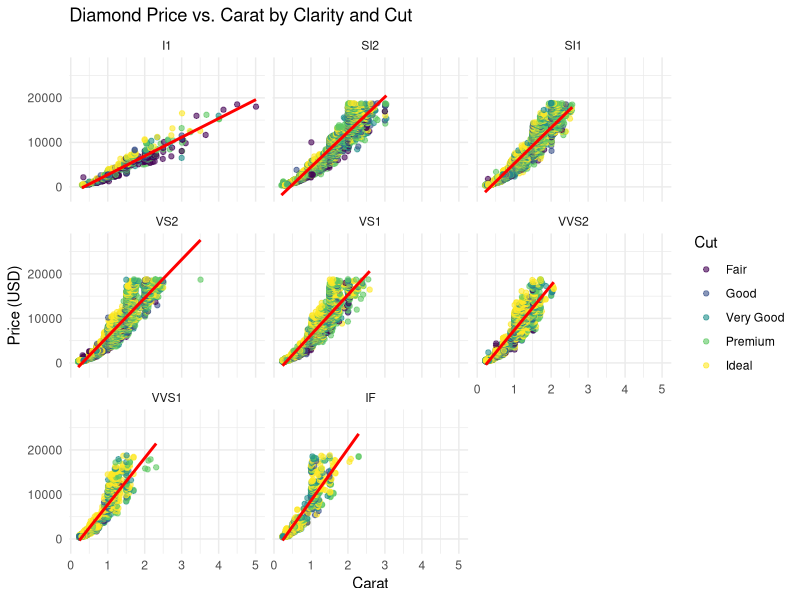

Write the R code that produced this figure.
## ---- chunk 1
library(tidyverse)
library(viridis)

# Using diamonds dataset from ggplot2
data("diamonds")
## ---- chunk 2
# Initial Plot: Price, Carat, and Clarity (facet by clarity)
ggplot(diamonds, aes(x = carat, y = price, color = cut)) +
  geom_point(alpha = 0.6, size = 1.5) +
  facet_wrap(~ clarity) +
  labs(title = "Diamond Price vs. Carat by Clarity and Cut",
       x = "Carat",
       y = "Price (USD)",
       color = "Cut") +
  geom_smooth(method = lm, se = FALSE, color = "red") +
  theme_minimal() +
  scale_color_viridis(discrete = TRUE)
